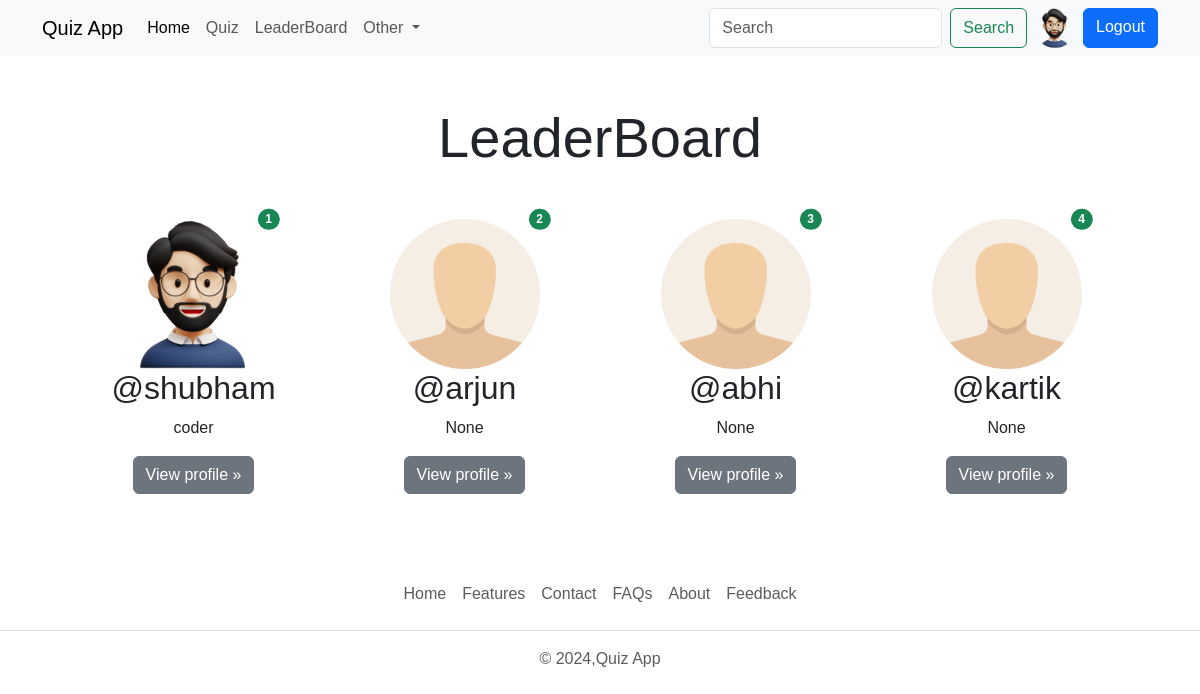
/leaderboard (signed in), run on the app's committed database.
### account/models.py (models this page shows, shortened)
class Profile(models.Model):
    user = models.OneToOneField(User, on_delete=models.CASCADE,null=True, verbose_name='User Object')
    bio = models.TextField(blank=True, null=True)
    profile_img = models.ImageField(upload_to='profile_images',default='user.png',blank=True,null=True, verbose_name='Profile Pic')
    location = models.CharField(max_length=100,null=True,blank=True)
    GENDER = (
        ('Male','Male'),
        ('Female','Female'),
        ('Other','Other'),
    )
    gender = models.CharField(max_length=6,choices=GENDER,blank=True,null=True)

### quiz/models.py (models this page shows, shortened)
class UserRank(models.Model):
    user = models.OneToOneField(User,on_delete=models.CASCADE)
    rank = models.IntegerField(null=True,blank=True)
    total_score = models.IntegerField(null=True,blank=True)

### base/views.py (the view)
# urls.py: path('leaderboard',views.leaderboard_view, name='leaderboard'),
@login_required(login_url='login')
def leaderboard_view(request):
    user_object = User.objects.get(username=request.user)
    user_profile = Profile.objects.get(user=user_object)
    leaderboard_users = UserRank.objects.order_by('rank')
    context = {"leaderboard_users":leaderboard_users,"user_profile":user_profile}
    return render(request,'leaderboard.html',context)

### templates/leaderboard.html (shortened to what this page needs)
{% extends "index.html" %}
{% block content %}
<div class="container text-center">
  <h1 class="display-4 my-5">LeaderBoard</h1>
  <div class="row row-cols-sm-1 row-cols-md-2 row-cols-lg-3 row-cols-xl-4 mx-3">
    {% if leaderboard_users|length == 0 %}
      <div class="col-lg-4 position-relative mb-4">
        <h4 class="text-center text-danger">No user available on leaderboard</h4>
      </div>
      {% else %}
      {% for rank in leaderboard_users %}
      <div class="col-lg-4 position-relative mb-4">
        <img src="{{rank.user.profile.profile_img.url}}" alt="user_profile" width="150" height="150">
        <span class="position-absolute top-0 start-90 translate-middle badge rounded-pill bg-success">
          {{forloop.counter}}
        </span>
        <h2 class="fw-normal">@{{rank.user.username}}</h2>
        <p>{{rank.user.profile.bio|truncatewords:5}}</p>
        <p><a class="btn btn-secondary" href="{% url 'profile' rank.user.username %}">View profile »</a></p>
      </div>
      {% endfor %}
      {% endif %}
  </div>
</div>
{% endblock content %}

### templates/components/navbar.html (shortened to what this page needs)
<nav class="navbar navbar-expand-lg bg-body-tertiary d-lg-block d-none">
    <div class="container">
        <a class="navbar-brand" href="{% url 'home' %}">Quiz App</a>
        <div class="collapse navbar-collapse" id="navbarScroll">
          <ul class="navbar-nav me-auto my-2 my-lg-0 navbar-nav-scroll" style="--bs-scroll-height: 100px;">
            <li class="nav-item">
              <a class="nav-link active" aria-current="page" href="{% url 'home' %}">Home</a>
            </li>
            <li class="nav-item">
              <a class="nav-link" href="{% url 'all_quiz' %}">Quiz</a>
            </li>
            <li class="nav-item">
              <a class="nav-link" href="{% url 'leaderboard' %}">LeaderBoard</a>
            </li>
            <li class="nav-item dropdown">
              <a class="nav-link dropdown-toggle" href="#" role="button" data-bs-toggle="dropdown" aria-expanded="false">
                Other
              </a>
            </li>
          </ul>
          <form class="d-flex" role="search">
            <input class="form-control me-2" type="search" placeholder="Search" aria-label="Search">
            <button class="btn btn-outline-success" type="submit">Search</button>
            {% if request.user.is_authenticated %}
            <a href="{% url 'profile' request.user.username %}" data-bs-toggle="tooltip" data-bs-placement="bottom" data-bs-title="@{{request.user.username}}" class="mx-2">
              <img src="{{user_profile.profile_img.url}}" class="rounded-circle" alt="profile_image" width="40" height="40">
            </a>
            <a href="{% url 'logout' %}" class="btn btn-primary">Logout</a>
            {% else %}
            <a href="{% url 'login' %}" class="btn btn-primary ms-2">Login</a>
            {% endif %}
          </form>
        </div>
    </div>
</nav>

### static/css/style.css (style rules this page uses)
* { font-family: 'Trebuchet MS', 'Lucida Sans Unicode', 'Lucida Grande', 'Lucida Sans', Arial, sans-serif; }

### data on the page
Profile: profile_img (picture)
UserRank: user.profile.profile_img (picture), user.username "shubham", user.profile.bio "coder"
UserRank: user.profile.profile_img (placeholder picture), user.username "arjun", user.profile.bio "None"
UserRank: user.profile.profile_img (placeholder picture), user.username "abhi", user.profile.bio "None"
UserRank: user.profile.profile_img (placeholder picture), user.username "kartik", user.profile.bio "None"
